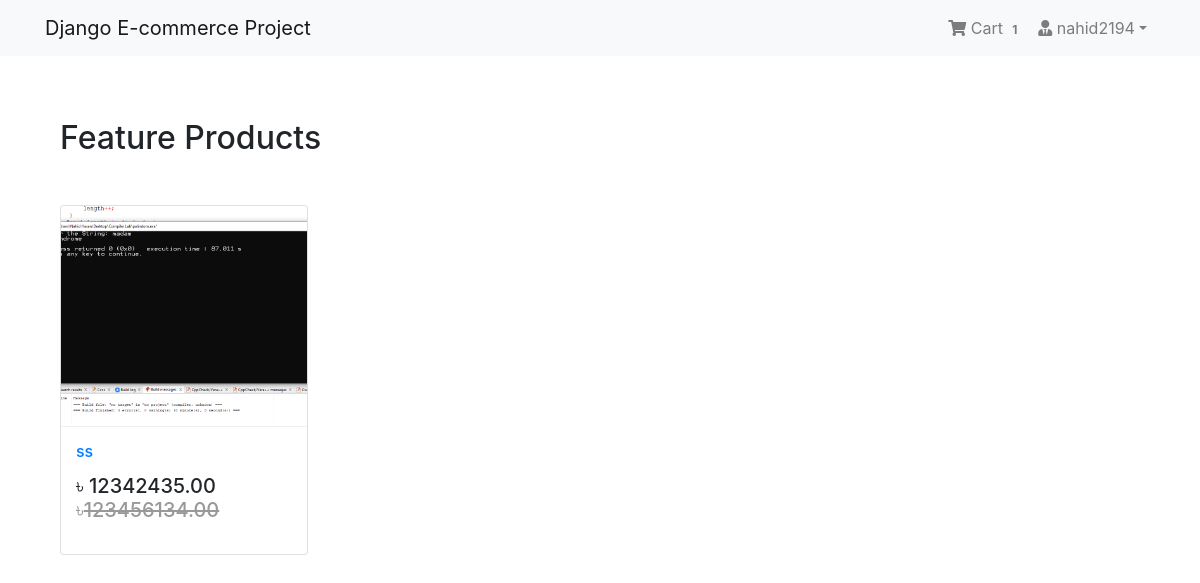
Page / (signed in) on the committed database.
### App_Login/models.py (models this page shows, shortened)
class User(AbstractBaseUser, PermissionsMixin):
    email = models.EmailField(unique=True, null=False)
    is_staff = models.BooleanField(
        ugettext_lazy('staff status'),
        default=False,
        help_text=ugettext_lazy('Designates whether the user can log in this site'
                                )
    )
    is_active = models.BooleanField(
        ugettext_lazy('active'),
        default=True,
        help_text=ugettext_lazy(
            'Designates whether this user should be treated as active. Unselect this instead of deleting accounts')
    )
    USERNAME_FIELD = 'email'
    objects = MyUserManager()

class Profile(models.Model):
    user = models.OneToOneField(
        User, on_delete=models.CASCADE, related_name='profile')
    username = models.CharField(max_length=264, blank=True)
    full_name = models.CharField(max_length=264, blank=True)
    address_1 = models.CharField(max_length=264, blank=True)
    city = models.CharField(max_length=10, blank=True)
    zipcode = models.CharField(max_length=10, blank=True)
    country = models.CharField(max_length=50, blank=True)
    phone = models.CharField(max_length=20, blank=True)
    date_joined = models.DateTimeField(auto_now_add=True)

### App_Order/models.py (models this page shows, shortened)
class Order(models.Model):
    orderitems = models.ManyToManyField(Cart)
    user = models.ForeignKey(settings.AUTH_USER_MODEL,
                             on_delete=models.CASCADE)
    ordered = models.BooleanField(default=False)
    created = models.DateTimeField(auto_now_add=True)
    paymentId = models.CharField(max_length=264, blank=True, null=True)
    ordereId = models.CharField(max_length=200, blank=True, null=True)

### App_Shop/models.py (models this page shows, shortened)
class Product(models.Model):
    mainimage = models.ImageField(upload_to='Products')
    name = models.CharField(max_length=264)
    category = models.ForeignKey(
        Category, on_delete=models.CASCADE, related_name='category')
    preview_text = models.TextField(
        max_length=200, verbose_name='Preview Text')
    detail_text = models.TextField(max_length=1000, verbose_name='Description')
    price = models.FloatField()
    old_price = models.FloatField(default=0.00)
    created = models.DateTimeField(auto_now_add=True)
    class Meta:
        ordering = ['-created', ]

### App_Shop/views.py (the view)
# urls.py: path('', views.Home.as_view(), name='home'),
class Home(ListView):
    model = Product
    template_name = 'App_Shop/home.html'

### App_Order/templatetags/cart_tag.py (called while the page is built)
@register.filter
def cart_total(user):
    order = Order.objects.filter(user=user, ordered=False)
    if order.exists():
        return order[0].orderitems.count()
    else:
        return 0

### templates/App_Shop/home.html
{% extends 'base.html'%}
{% block body_block%}
<div class="container my-5">
    <h2 class="my-5">Feature Products</h2>
    <div class="row">
        {% for product in object_list %}
        <div class="col-md-6 col-sm-12 col-lg-3">
            <figure class="card card-product">
                <div class="img-wrap">
                    <img src="/media/{{product.mainimage}}" style="widows: 100px; height: 300px;" alt="">
                </div>
                <figcaption class="info-wrap">
                    <h6 class="title"> <a href="{% url 'App_Shop:product_detail' pk=product.pk %}">
                            {{ product.name }}</a> </h6>
                    <div class="action-wrap">
                        <div class="price-wrap h5">
                            <span class="price-new">&#2547; {{product.price|floatformat:2}}</span>
                            <span class="price-old">&#2547;<strike>{{product.old_price|floatformat:2}}</strike> </span>
                        </div>
                    </div>
                </figcaption>
            </figure>
        </div>
        {% endfor %}
    </div>
</div>
{% endblock %}

### templates/navbar.html (shortened to what this page needs)
{% load cart_tag %}
<nav class="navbar navbar-expand-lg navbar-light bg-light">
    <div class="container">
        <a class="navbar-brand" href="{% url 'App_Shop:home' %}">Django E-commerce Project</a>
        <div class="collapse navbar-collapse" id="navbarNav">
            <ul class="navbar-nav ml-auto">
                {% if request.user.is_authenticated %}
                <li class="nav-item">
                    <a href="{% url 'App_Order:cart' %}" class="nav-link">
                        <i class="fa fa-shopping-cart"></i> Cart
                        <span class="badge badge-ligth">{{ request.user | cart_total }}</span>
                    </a>
                </li>
                <li class="nav-item dropdown">
                    <a class="nav-link dropdown-toggle" href="#" id="navbarDropdown" role="button"
                        data-toggle="dropdown" aria-haspopup="true" aria-expanded="false"><i
                            class="fas fa-user-tie"></i> {{request.user.profile.username}}</a>
                </li>
                {% else %}
                <li class="nav-item">
                    <a href="{% url 'App_Login:login' %}" class="btn btn-primary">Login</a>
                </li>
                {% endif %}
            </ul>
        </div>
    </div>
</nav>

### static/css/main.css (style rules this page uses)
.title { text-decoration: none; color: red; }

### templates/base.html (style rules this page uses)
.card { height: 350px; }
.card-product:after { content: ""; display: table; clear: both; visibility: hidden; }
.card-product .price-new, .card-product .price { margin-right: 5px; }
.card-product .price-old { color: #999; }
.card-product .img-wrap { border-radius: 3px 3px 0 0; overflow: hidden; position: relative; height: 220px; text-align: center; }
.card-product .img-wrap img { max-height: 100%; max-width: 100%; object-fit: cover; }
.card-product .info-wrap { overflow: hidden; padding: 15px; border-top: 1px solid #eee; }
.card-product .action-wrap { padding-top: 4px; margin-top: 4px; }
.card-product .title { margin-top: 0px; }

### rows in the picture
User: user|cart_total "1", user.profile.username "nahid2194"
Product: mainimage (picture), name "ss", price "12342435.00", old_price "123456134.00"
